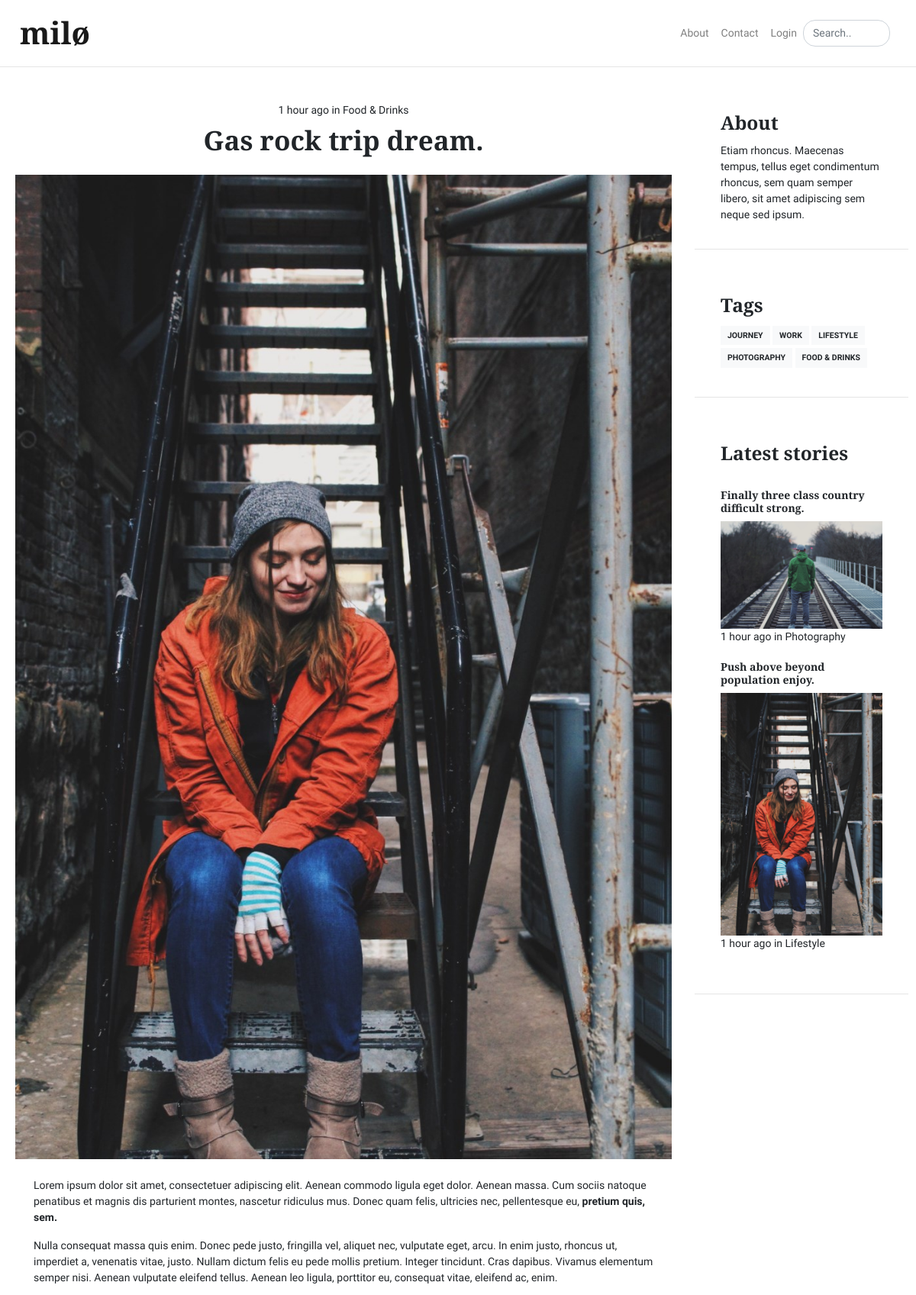
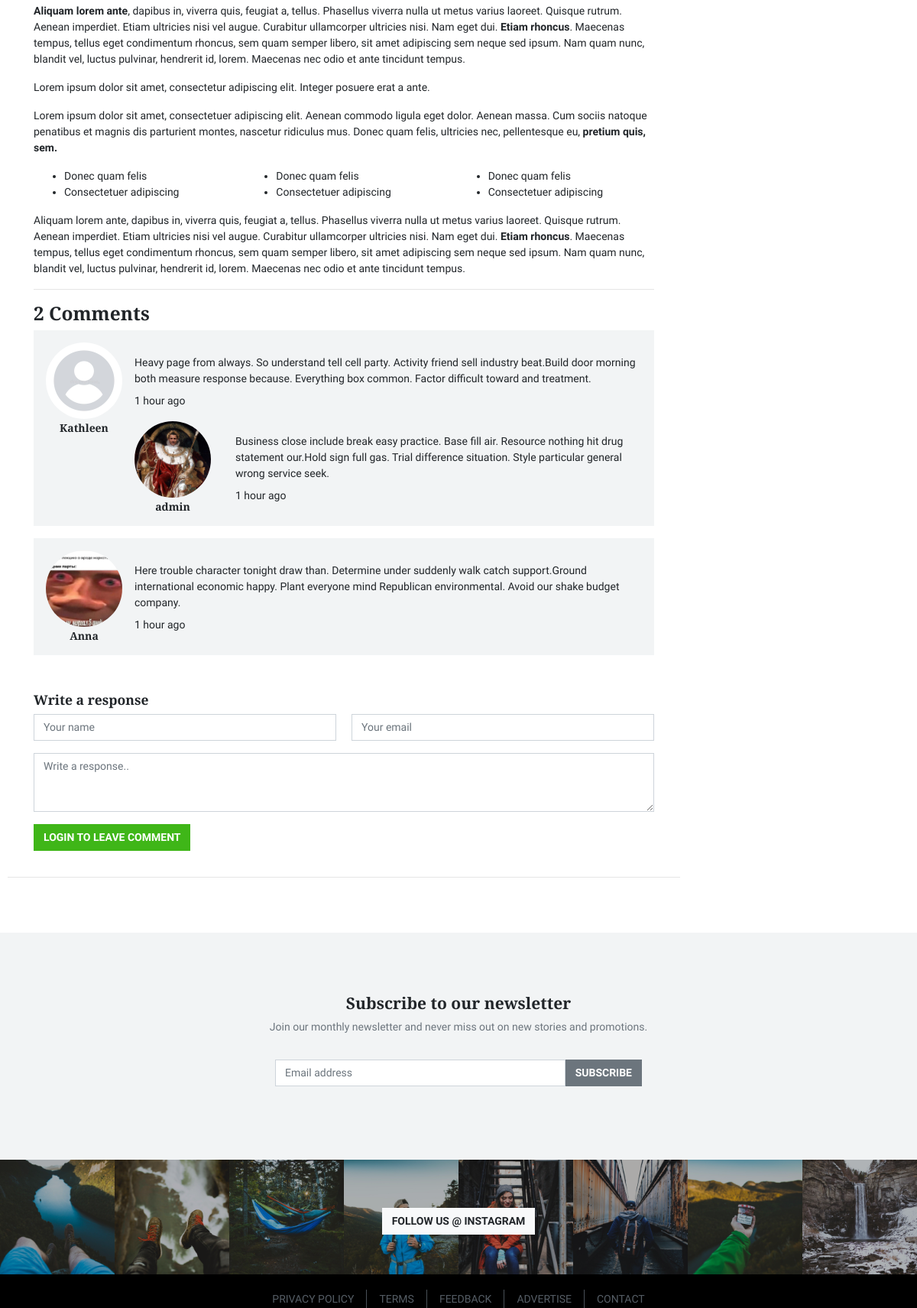
The page /blogs/38 (upper part) on the database its author committed (2 pictures, top to bottom).
### miloblog/models.py (models this page shows, shortened)
class BlogPost(db.Model):
    __tablename__ = 'blogpost'
    users = db.relationship(User)
    id = db.Column(db.Integer, primary_key=True)
    user_id = db.Column(db.Integer, db.ForeignKey('users.id'), nullable=False)
    date = db.Column(db.DateTime, nullable=False, default=datetime.now)
    title = db.Column(db.String(140), nullable=False)
    main_image = db.Column(db.String(64), nullable=False, default='default_article.png')
    short_description = db.Column(db.Text, nullable=False)
    category = db.Column(db.Enum(BlogCategory), default=BlogCategory.blank, nullable=False)
    text = db.Column(db.Text, nullable=False)

class Comment(db.Model):
    __tablename__ = 'comment'
    id = db.Column(db.Integer, primary_key=True)
    user_id = db.Column(db.Integer, db.ForeignKey('users.id'), nullable=True)
    blog = db.Column(db.Integer, db.ForeignKey('blogpost.id'), nullable=False)
    approved = db.Column(db.Boolean, default=0)
    reply_to = db.Column(db.Integer, db.ForeignKey('comment.id'), nullable=True, default=-1)
    date = db.Column(db.DateTime, nullable=False, default=datetime.now)
    text = db.Column(db.Text(512), nullable=False)

class User(db.Model, UserMixin):
    __tablename__ = 'users'
    id = db.Column(db.Integer, primary_key=True)
    profile_image = db.Column(db.String(64), nullable=False, default='default_profile.png')
    email = db.Column(db.String(64))
    username = db.Column(db.String(64), unique=True, index=True)
    first_name = db.Column(db.String(64), nullable=True, default='')
    last_name = db.Column(db.String(64), nullable=True, default='')
    status = db.Column(db.Enum(UserStatus), nullable=False, default=UserStatus.active)
    password_hash = db.Column(db.String(128))
    posts = db.relationship('BlogPost', backref='author')
    comments = db.relationship('Comment', backref='author')
    def __repr__(self):
        if self.first_name:
            return self.first_name
        else:
            return self.username

### miloblog/blog_posts/views.py (the view, shortened to what this page needs)
@blogs.route('/blogs/<pk>', methods=['GET', 'POST'])
def blog_post(pk):
    post = BlogPost.query.get_or_404(pk)
    form = LeaveComment()
    comments = Comment.query.filter_by(blog=post.id, reply_to=-1).order_by(Comment.date.asc()).all()
    edit_form = EditCommentForm()
    reply_form = LeaveReplyForm()
    return render_template('blog_posts/post.html',
                           post=post,
                           comments=comments,
                           form=form,
                           edit_form=edit_form,
                           reply_form=reply_form)

### miloblog/templates/blog_posts/post.html (shortened to what this page needs)
{% extends 'base.html' %}
{% block main %}
<main class="main pt-4">
	<div class="container">
		<div class="row">
			<div class="col-md-9">
				<article class="card mb-4">
					<header class="card-header text-center">
						<div class="card-meta">
							<time class="timeago" datetime="{{ post.date.strftime('%Y-%m-%d %H:%M') }}">{{ post.date.strftime('%d %B %Y') }}</time> in
							<a href="{{ url_for('blogs.posts_category', cat=post.category.name) }}">{{ post.category.value }}</a>
						</div>
						<h1 class="card-title">{{ post.title }}</h1>
					</header>
					<img class="card-img" src="{{ url_for('static', filename='articles/' + post.main_image) }}" alt="" />
					<div class="card-body">
                        {{ post.text|safe }}
                        <hr>
                        {% if comments|length_comments == 0 %}
						    <h3>No comments</h3>
                        {% elif comments|length_comments == 1 %}
                            <h3>1 Comment</h3>
                        {% else %}
                            <h3>{{ comments|length_comments }} Comments</h3>
                        {% endif %}
                        {% for comment in comments %}
                            {% if current_user|is_admin or comment.approved or comment.author == current_user %}
                                {% set reply = comment|find_reply %}
                                <div class="media mb-3" id="comment_{{ comment.id }}">
                                <div class="text-center">
                                    <img class="mr-3 rounded-circle" src="{{ url_for('static', filename='profile_pics/' + comment.author.profile_image) }}" alt="Lucy" width="100" height="100">
                                        <h6 class="mt-1 mb-0 mr-3">{{ comment.author }}</h6>
                                    </div>
                                    <div class="media-body">
                                        <p class="mt-3 mb-2">{{ comment.text }}</p>
                                        <time class="timeago" datetime="{{ comment.date.strftime('%Y-%m-%d %H:%M') }}">{{ comment.date.strftime('%d %B %Y') }}</time>
                                        {% if reply %}
                                            <div class="media mt-3">
                                                <div class="pr-3 text-center">
                                                    <img class="mr-3 rounded-circle" src="{{ url_for('static', filename='profile_pics/' + reply.author.profile_image) }}" alt="John" width="100" height="100">
                                                    <h6 class="mt-1 mb-0 mr-3">{{ reply.author }}</h6>
                                                </div>
                                                <div class="media-body">
                                                    <p class="mt-3 mb-2">{{ reply.text }}</p>
                                                    <time class="timeago" datetime="{{ reply.date.strftime('%Y-%m-%d %H:%M') }}">{{ reply.date.strftime('%d %B %Y') }}</time>
                                                </div>
                                            </div>
                                        {% endif %}
                                    </div>
                                </div>
                            {% endif %}
                        {% endfor %}
                        <div class="mt-5">
                            {% if current_user.is_authenticated and current_user.status.value == 'banned' %}
                                <p style="color: red;"><span class="fa fa-user-lock"></span> Account suspended. You're not allowed to comment. Please
                                            <a href="{{ url_for('core.contact') }}">contact</a> admin for details.</p>
                            {% else %}
                                <form method="POST">
                                    <h5>Write a response</h5>
                                    <div class="row">
                                        <div class="col-md-6">
                                            {{ form.name(type="text", class="form-control", id="name", placeholder="Your name") }}
                                        </div>
                                        <div class="col-md-6">
                                            {{ form.email(type="email", class="form-control", id="email", placeholder="Your email") }}
                                        </div>
                                    </div>
                                    {{ form.text(class="form-control mt-3", rows="3", placeholder="Write a response..") }}
                                    {% if current_user.is_authenticated %}
                                        {{ form.submit(class="btn btn-success mt-3") }}
                                    {% else %}
                                        <a class="btn btn-success mt-3") href="{{ url_for('users.login', next=url_for(request.endpoint, pk=post.id)) }}">Login to leave comment</a>
                                    {% endif %}
                                </form>
                            {% endif %}
                        </div>
                    </div>
                </article>
            </div>
            {% include 'sidebar.html' %}
        </div>
    </div>
</main>
{% endblock %}

### miloblog/templates/sidebar.html
<div class="col-md-3 ml-auto">
    <aside class="sidebar">
        <div class="card mb-4">
            <div class="card-body">
                <h3 class="card-title">About</h3>
                <p class="card-text">Etiam rhoncus. Maecenas tempus, tellus eget condimentum rhoncus, sem quam semper libero, sit amet adipiscing sem neque sed ipsum. </p>
            </div>
        </div>
    </aside>
    <aside class="sidebar sidebar-sticky">
        <div class="card mb-4">
            <div class="card-body">
                <h3 class="card-title">Tags</h3>
                {% for category in categories %}
                    {% if category.value != None %}
                        <a class="btn btn-light btn-sm mb-1" href="{{ url_for('blogs.posts_category', cat=category.name) }}">{{ category.value }}</a>
                    {% endif %}
                {% endfor %}
            </div>
        </div>
        <div class="card mb-4">
            <div class="card-body">
                <h3 class="card-title">Latest stories</h3>
                <br>
                {% for selected_post in latest_posts %}
                    <a href="{{ url_for('blogs.blog_post', pk=selected_post.id) }}" class="d-inline-block">
                        <h4 class="h6">{{ selected_post.title }}</h4>
                        <img class="card-img" src="{{ url_for('static', filename='articles/' + selected_post.main_image) }}" alt="" />
                    </a>
                    <time class="timeago" datetime="{{ selected_post.date.strftime('%Y-%m-%d %H:%M') }}">{{ selected_post.date.strftime('%d %B %Y') }}</time> in {{ selected_post.category.value }}
                    <br>
                    <br>
                {% endfor %}
            </div>
        </div>
    </aside>
</div>

### rows shown on the page
BlogPost: category.value "Food & Drinks", title "Gas rock trip dream.", main_image (picture), text "Lorem ipsum dolor sit amet, consectetuer adipiscing elit. Aenean commodo ligula eget dolor. Aenean massa. Cum sociis natoque penatibus et magnis dis parturient montes, nascetur ridiculus mus. Donec quam felis, ultricies nec, pellentesque eu, pretium quis, sem. Nulla consequat massa quis enim. Donec pede justo, fringilla vel, aliquet nec, vulputate eget, arcu. In enim justo, rhoncus ut, imperdiet a, venenatis vitae, justo. Nullam dictum felis eu pede mollis pretium. Integer tincidunt. Cras dapibus. Vivamus elementum semper nisi. Aenean vulputate eleifend tellus. Aenean leo ligula, porttitor eu, consequat vitae, eleifend ac, enim. Aliquam lorem ante , dapibus in, viverra quis, feugiat a,…"
Comment: approved.approved "2", profile_image (placeholder picture), author "Kathleen", text "Heavy page from always. So understand tell cell party. Activity friend sell industry beat.Build door morning both measure response because. Everything box common. Factor difficult toward and treatment.", profile_image (picture)
User: author "admin"
Comment: text "Business close include break easy practice. Base fill air. Resource nothing hit drug statement our.Hold sign full gas. Trial difference situation. Style particular general wrong service seek."
Comment: profile_image (picture), author "Anna", text "Here trouble character tonight draw than. Determine under suddenly walk catch support.Ground international economic happy. Plant everyone mind Republican environmental. Avoid our shake budget company."
BlogPost: title "Finally three class country difficult strong.", main_image (picture), category.value "Photography"
BlogPost: title "Push above beyond population enjoy.", main_image (picture), category.value "Lifestyle"

### other values the page prints
{{ category.value }} "JOURNEY" "WORK" "LIFESTYLE" "PHOTOGRAPHY" "FOOD & DRINKS"
